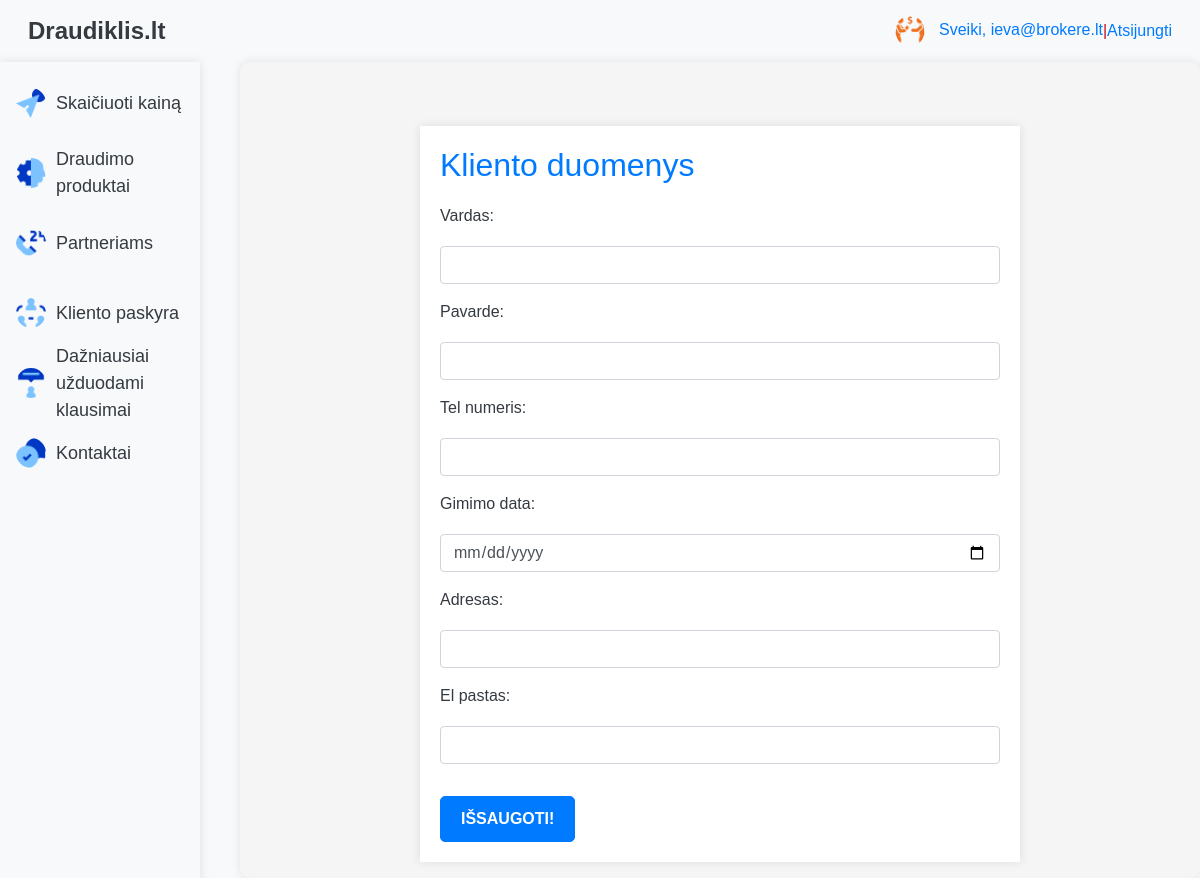
/app/update_klientas/ (signed in), run on an earlier commit of the app's database.
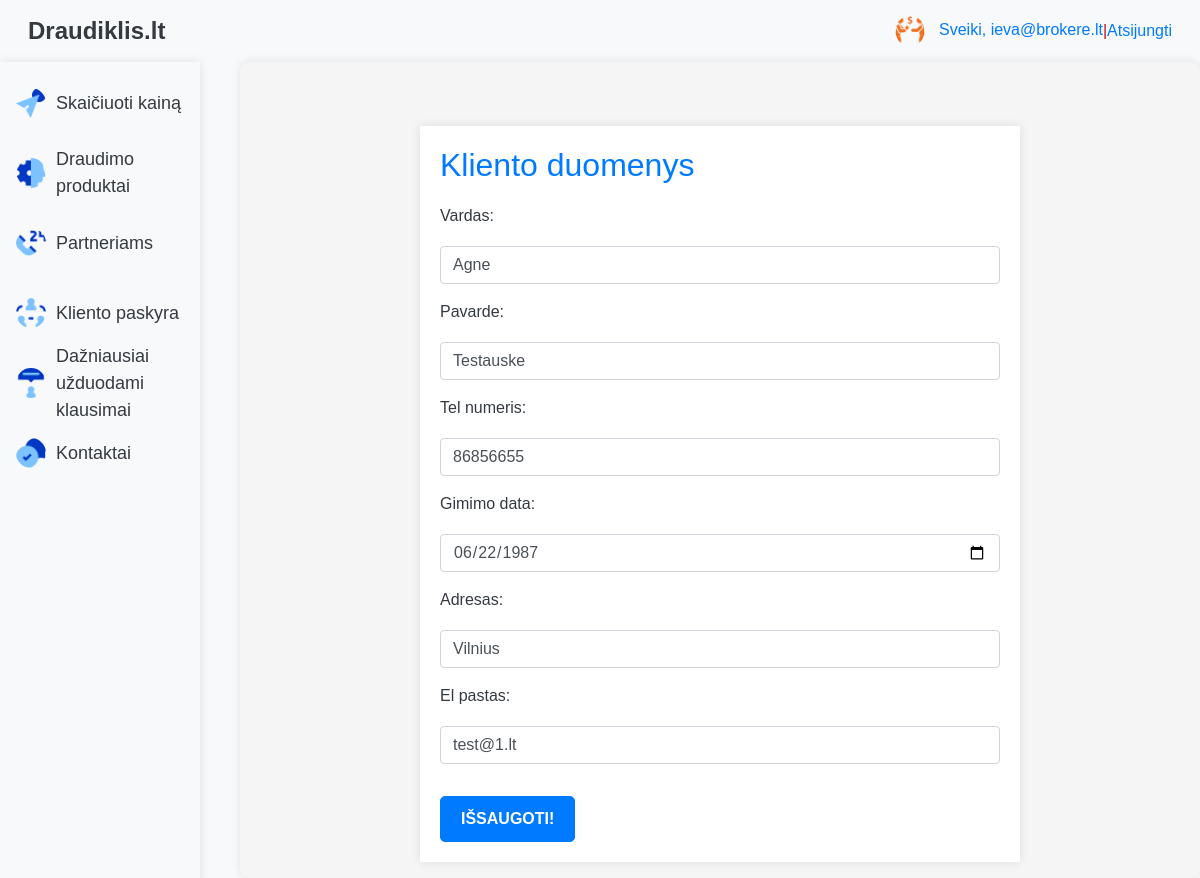
And on a later commit of the database.
### app/models.py (models this page shows, shortened)
class Klientai(models.Model):
    user = models.OneToOneField(User, on_delete=models.CASCADE)
    vardas = models.CharField(max_length=100)
    pavarde = models.CharField(max_length=100)
    tel_numeris = models.CharField(max_length=15)
    gimimo_data = models.DateField(null=True)
    adresas = models.TextField()
    el_pastas = models.EmailField()

### app/views.py (the view)
# urls.py: path('update_klientas/', views.update_klientas, name='update_klientas'),
@login_required
def update_klientas(request):
    try:
        klientas = request.user.klientai
    except Klientai.DoesNotExist:
        klientas = Klientai(user=request.user)
    if request.method == 'POST':
        form = KlientasUpdateForm(request.POST, instance=klientas)
        if form.is_valid():
            form.save()
            messages.success(request, 'Your profile has been updated!')
            return redirect('profile')
        else:
            messages.error(request, 'Please correct the error below.')
    else:
        form = KlientasUpdateForm(instance=klientas)
    return render(request, 'update_klientas.html', {'form': form})

### app/forms.py
class KlientasUpdateForm(forms.ModelForm):
    class Meta:
        model = Klientai
        fields = ['vardas', 'pavarde', 'tel_numeris', 'gimimo_data', 'adresas', 'el_pastas']
        widgets = {
            'vardas': forms.TextInput(attrs={'class': 'form-control'}),
            'pavarde': forms.TextInput(attrs={'class': 'form-control'}),
            'tel_numeris': forms.TextInput(attrs={'class': 'form-control'}),
            'gimimo_data': forms.DateInput(attrs={'type': 'date', 'class': 'form-control'}),
            'adresas': forms.TextInput(attrs={'class': 'form-control'}),
            'el_pastas': forms.EmailInput(attrs={'class': 'form-control'}),
        }

### app/templates/update_klientas.html (shortened to what this page needs)
{% extends 'base.html' %}
{% block content %}
<div class="container mt-5">
    <h2>Kliento duomenys</h2>
    <form method="post">
        {{ form.as_p }}
        <button type="submit" class="btn btn-primary mt-3">Išsaugoti!</button>
    </form>
</div>
{% endblock %}

What changed in the data, as far as the page shows it:
changed Klientai: vardas (not shown) → "Agne"; pavarde (not shown) → "Testauske"; tel_numeris (not shown) → "86856655"; gimimo_data (not shown) → "06/22/1987"; adresas (not shown) → "Vilnius"; el_pastas (not shown) → "test@1.lt"
